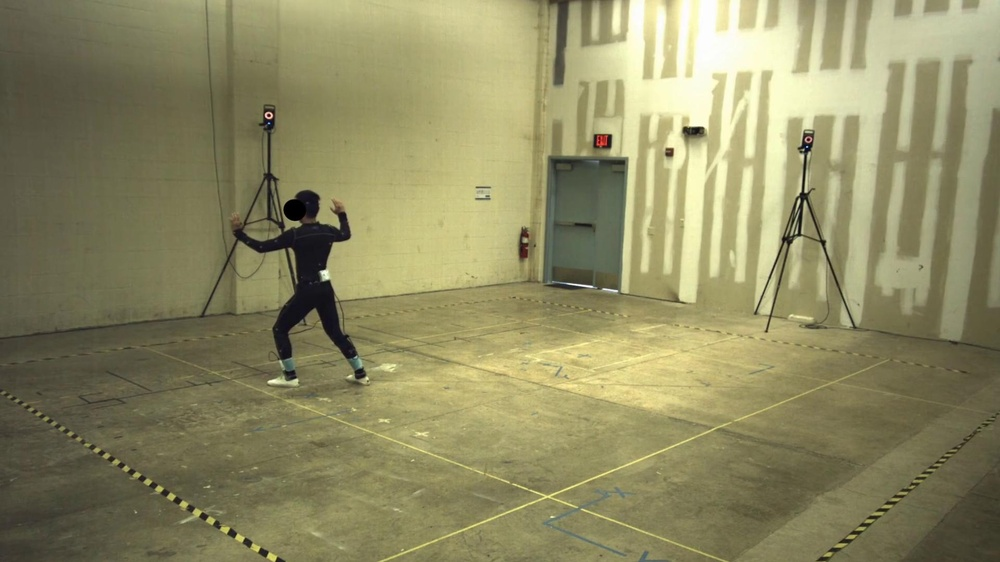
%> input picture im1corrected.jpg, 1000 x 562 px, shrunk from 1920 x 1080 before the run
$ octave task2.m   (GNU Octave 9; MATLAB toolbox functions it lacks are replaced by stand-ins)
%> lines starting %> are read from the running program, lines starting %| are printed output that depends on the picture
mocap = load("mocapPoints3D.mat");
paramV1 = load("Parameters_V1_1.mat").Parameters;
paramV2 = load("Parameters_V2_1.mat").Parameters;

% Import P and K matricies for image 1 and image 2 respectively
Pmat1 = paramV1.Pmat;
Kmat1 = paramV1.Kmat;

Pmat2 = paramV2.Pmat;
Kmat2 = paramV2.Kmat;

% Initialize matrices containing the converted pixel coordinates
pixel_points1 = zeros(2,39);
pixel_points2 = zeros(2,39);


for i = 1:length(mocap.pts3D)
    pt3d = mocap.pts3D(:, i);
    pt3d(4) = 1; % Make point homogeneous

    pt2d = Pmat1 * pt3d;
    pt2d = pt2d / pt2d(3); % Normalize by scalar

    pixel2d = Kmat1 * pt2d;
    pixel2d = pixel2d / pixel2d(3); % Normalize by scalar

    pixel_points1(:, i) = pixel2d(1:2); % Add 2d point to matrix
end

for i = 1:length(mocap.pts3D)
    pt3d = mocap.pts3D(:, i);
    pt3d(4) = 1; % Make point homogeneous

    pt2d = Pmat2 * pt3d;
    pt2d = pt2d / pt2d(3); % Normalize by scalar

    pixel2d = Kmat2 * pt2d;
    pixel2d = pixel2d / pixel2d(3); % Normalize by scalar

    pixel_points2(:, i) = pixel2d(1:2); % Add 2d point to matrix
end

% Display image 1 with converted pixel points
figure;
img1 = imread('im1corrected.jpg');
%> img1 is the input picture: size 562x1000x3 uint8; mean R, G, B 142.5, 138.7, 99.3
imshow(img1);
hold on;
plot(pixel_points1(1, :), pixel_points1(2, :), 'r.', 'MarkerSize', 10);
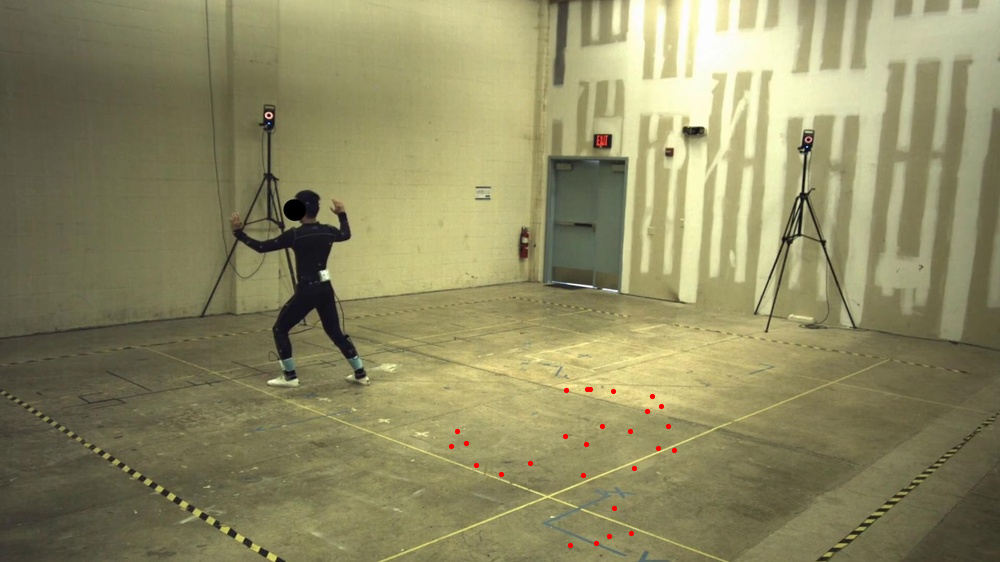
%> figure redrawn from the program's plot data
hold off;

% Display image 2 with converted pixel points
figure;
img2 = imread('im2corrected.jpg');
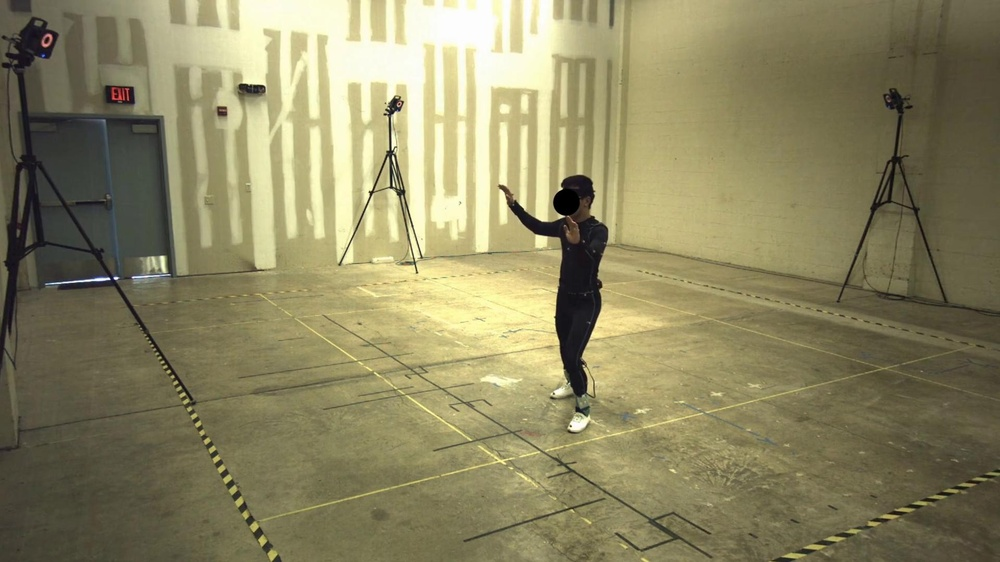
%> input picture im2corrected.jpg, 1000 x 562 px, shrunk from 1920 x 1080 before the run
%> img2 is the input picture: size 562x1000x3 uint8; mean R, G, B 139.9, 134, 97.9
imshow(img2);
hold on;
plot(pixel_points2(1, :), pixel_points2(2, :), 'r.', 'MarkerSize', 10);
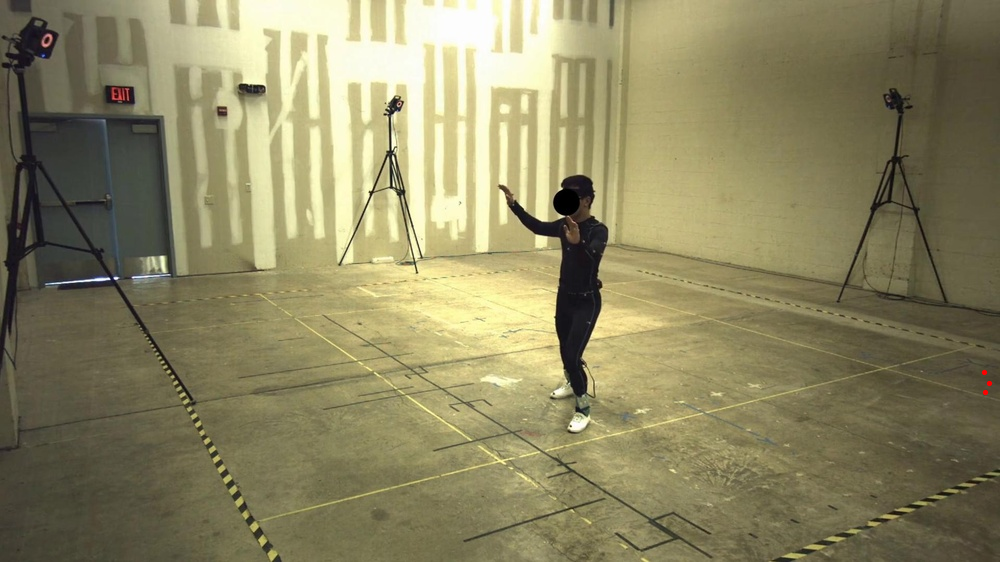
%> figure redrawn from the program's plot data
hold off;
